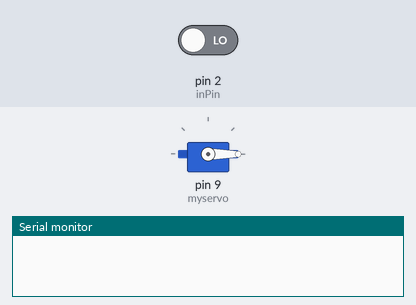
This sketch was run on a simulated Arduino Uno, built with avr-gcc and run on an emulated ATmega328P. On the bench: servo, the last lines printed to the serial monitor. Inputs (shaded band) come from the test bench; at power-on: pin 2 (inPin) LOW.

Above: at 1.2 s.
1.3 s: pin 2 (inPin) driven HIGH
At 2.2 s:
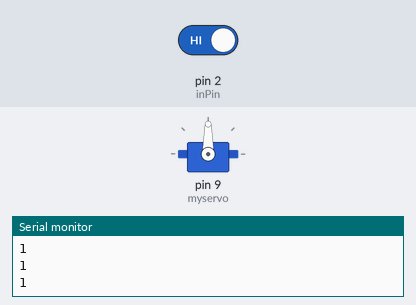
2.8 s: pin 2 (inPin) driven LOW
At 3.3 s:
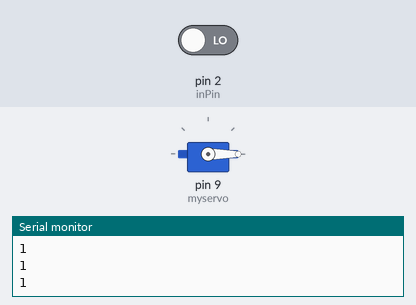
Timing chart, 0 to 5.8 s (numbered marks = the images above; inputs shaded):
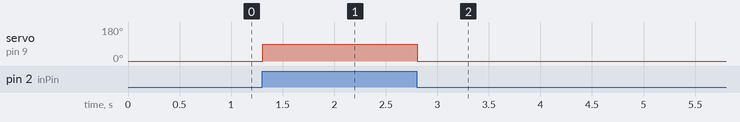

Measured:
- after the input at 1.3 s, servo on pin 9 (myservo): 0° → 90° at once
- after the input at 2.8 s, servo on pin 9 (myservo): 90° → 0° at once

The sketch:

tiltsensing-servo.ino
```cpp
/* This sketch controls a servo mototr a tilt control switch!
 */
#include<Servo.h> // include Servo library
int inPin =2; // the tilt control switch is wires to Arduino D2 pin
int reading; // the current reading from the input pin
Servo myservo; // create servo motor object

void setup() {
  myservo.attach(9); // attach servo motor to pin 9 of Arduino
  pinMode(inPin, INPUT); // make pin 2 an input
  Serial.begin(9600); // open communication port

}

void loop() {
  reading = digitalRead(inPin); // store digital data in variable
  if(reading == HIGH){ // check digital data with target value
    myservo.write(90); //if digital data equals target value,
                        // servo motor rotates 90 degrees
    Serial.println(reading); //print tilt control switch digital data
    delay(15); // wait 15ms for rotation
  }
  else {          // if reading is not equal to the target value,
        myservo.write(0); // rotate servo motor to 0 degrees
        delay(15);      // wait 15ms for rotation
  }

}
```
